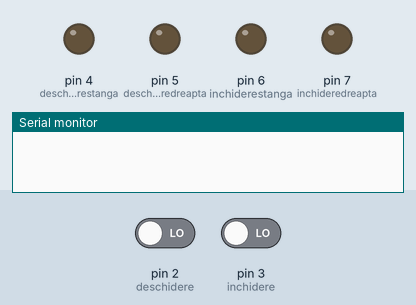
A sketch run on a simulated Arduino Uno, built with avr-gcc and run on an emulated ATmega328P. Parts: output pins drawn as LEDs (lit = HIGH), the last lines printed to the serial monitor. Dashed ring = blinking. The inputs (shaded band) are chosen by the test bench; at power-on: pin 2 (deschidere) LOW, pin 3 (inchidere) LOW.

Above: at 1.2 s.
1.3 s: pin 2 (deschidere) driven HIGH
At 2.2 s:
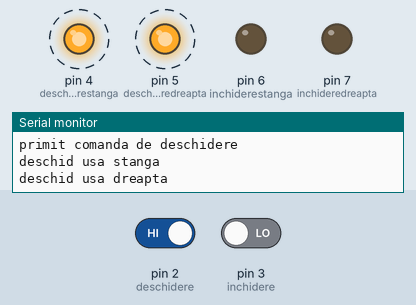
4.3 s: pin 2 (deschidere) driven LOW
At 5.5 s:
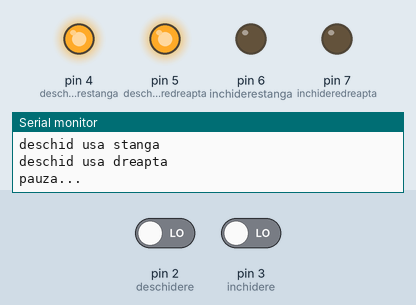
5.8 s: pin 3 (inchidere) driven HIGH
At 6.4 s:
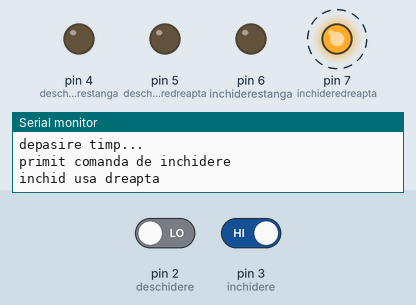
8.8 s: pin 3 (inchidere) driven LOW
At 9.4 s:
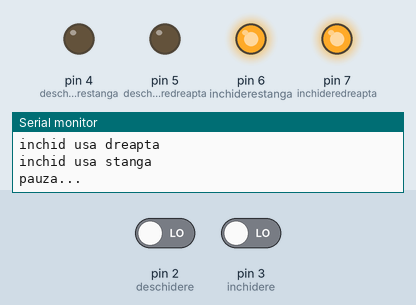
Timing chart, 0 to 25.3 s (numbered marks = the images above; inputs shaded):
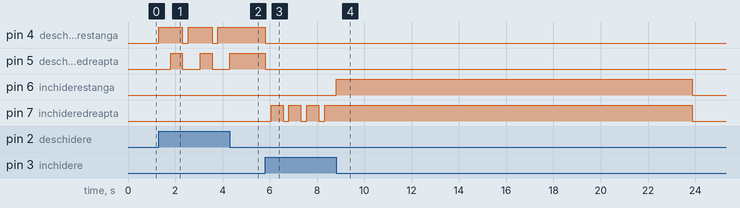

Measured:
- after the input at 1.3 s, pin 4 (deschiderestanga): alternates HIGH for 1.0 s and LOW for 0.25 s, starting at once; pin 5 (deschideredreapta): alternates HIGH for 0.50 s and LOW for 0.75 s, starting after 0.50 s
- after the input at 4.3 s, pin 4 (deschiderestanga): stays HIGH (without the input it goes to LOW after 0.51 s); pin 5 (deschideredreapta): goes on until 4.3 s, then stays HIGH
- after the input at 5.8 s, pin 4 (deschiderestanga), pin 5 (deschideredreapta): HIGH → LOW at once; pin 7 (inchideredreapta): alternates HIGH for 0.50 s and LOW for 0.25 s, starting after 0.26 s
- after the input at 8.8 s, pin 6 (inchiderestanga): LOW → HIGH at once, → LOW 15.1 s later

The sketch:

dualgate_0.ino
```cpp
/*
 * deschidere poarta dubla
 * sketch original scris de Nicu FLORICA (niq_ro)
 * versiune initiala, 23.7.2019, Craiova
 */

#define deschidere 2   // pin pentru comanda deschidere
#define inchidere 3    // pin pentru comanda inchidere
#define deschiderestanga 4       // pin de comanda poarta stanga
#define deschideredreapta 5       // pin de comanda poarta dreapta
#define inchiderestanga 6       // pin de comanda poarta stanga
#define inchideredreapta 7       // pin de comanda poarta dreapta

int timpscurt = 500;
int timplung = 300;  // se imparte la 100 sa dea numarul de secunde (3000 = 30 x 100)
byte sens = 0;

void setup() {
Serial.begin(9600);  // monitorizare seriala
pinMode(deschidere, INPUT);
pinMode(inchidere, INPUT);
pinMode(deschiderestanga, OUTPUT);
pinMode(deschideredreapta, OUTPUT);
pinMode(inchiderestanga, OUTPUT);
pinMode(inchideredreapta, OUTPUT);
digitalWrite(deschiderestanga, LOW);
digitalWrite(deschideredreapta, LOW);
digitalWrite(inchiderestanga, LOW);
digitalWrite(inchideredreapta, LOW);

//digitalWrite(inchidere, HIGH);
//digitalWrite(deschidere, HIGH);

}

void loop() {

if (digitalRead(deschidere) == HIGH)
{
 Serial.println("primit comanda de deschidere");
 sens = 1;
}
else
if (digitalRead(inchidere) == HIGH)
{
 sens = 2;
 Serial.println("primit comanda de inchidere");
}

else
  sens = 0;

if (sens == 1)
{
digitalWrite(deschiderestanga, HIGH);  // deschid usa stanga
Serial.println("deschid usa stanga");
delay(timpscurt);  // astept puutin
digitalWrite(deschideredreapta, HIGH);  // deschid si usa dreapta
Serial.println("deschid usa dreapta");
delay(timpscurt);  // astept putin
Serial.println("pauza...");
for (int i=0; i <= timplung; i++)
{
if ((digitalRead(deschidere) == HIGH) or (digitalRead(inchidere) == HIGH))
{
  i = timplung+1;
  Serial.println("oprire de urgenta...");
  sens = 0;
  digitalWrite(deschiderestanga, LOW);
  digitalWrite(deschideredreapta, LOW);
  delay(200);
}
delay(50);
//Serial.print(".");
}
sens = 0;
digitalWrite(deschiderestanga, LOW);
digitalWrite(deschideredreapta, LOW);
Serial.println("depasire timp...");
}

if (sens == 2)
{
digitalWrite(inchideredreapta, HIGH);  // inchid usa dreapta
Serial.println("inchid usa dreapta");
delay(timpscurt);  // astept putin
digitalWrite(inchiderestanga, HIGH);  // inchid si usa stanga
Serial.println("inchid usa stanga");
//delay(timplung);delay(timpscurt);  // astept puutin
Serial.println("pauza...");
for (int i=0; i <= timplung; i++)
{
if ((digitalRead(deschidere) == HIGH) or (digitalRead(inchidere) == HIGH))
{
  i = timplung+1;
  Serial.println("oprire de urgenta...");
  sens = 0;
  digitalWrite(inchiderestanga, LOW);
  digitalWrite(inchideredreapta, LOW);
  delay(200);
}
delay(50);
//Serial.print(".");
}
sens = 0;
digitalWrite(inchiderestanga, LOW);
digitalWrite(inchideredreapta, LOW);
Serial.println("depasire timp...");
}


} // end
```
